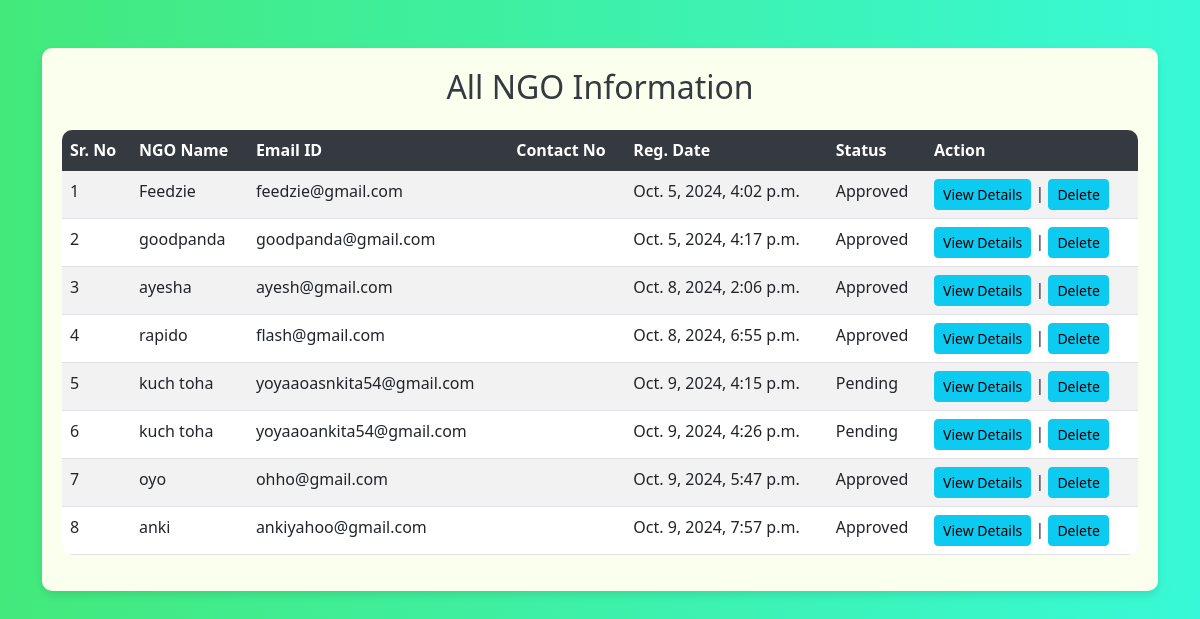
Screenshot of /all_ngo (signed in) with the database file from the repository.
### donation/models.py (models this page shows, shortened)
class NGO(models.Model):
    user = models.ForeignKey(User,on_delete=models.CASCADE)
    contact = models.CharField(null=True, max_length=10)
    address = models.CharField(null=True, max_length=300)
    userpic = models.FileField(null=True)
    idpic = models.FileField(null=True)
    aboutme = models.CharField(null=True, max_length=300)
    status = models.CharField(max_length=20, choices=[('Pending', 'Pending'), ('Approved', 'Approved'), ('Rejected', 'Rejected')], default='Pending')
    regdate = models.DateTimeField(auto_now_add=True)
    adminremark = models.CharField(null=True, max_length=300)
    updationdate = models.DateField(null=True)
    city = models.ForeignKey(City, on_delete=models.CASCADE, null=False)
    category = models.ManyToManyField(Category, related_name='ngos')

### donation/views.py (the view)
# urls.py: path("all_ngo",all_ngo,name="all_ngo"),
def all_ngo(request):
    if not request.user.is_authenticated:
        return redirect('admin_login')
    ngo = NGO.objects.all()
    return render(request,'all_ngo.html',locals())

### donation/templates/all_ngo.html (shortened to what this page needs)
<!DOCTYPE html>
<html lang="en">
<head>
    <link href="https://cdn.jsdelivr.net/npm/bootstrap@5.3.0-alpha3/dist/css/bootstrap.min.css" rel="stylesheet">
</head>
<body>
<div class="container mt-5">
    <div class="table-container">
        <h2 class="mb-4"> All NGO Information</h2>
        <table class="table table-striped table-hover">
            <thead class="table-dark">
                <tr>
                    <th scope="col">Sr. No</th>
                    <th scope="col">NGO Name</th>
                    <th scope="col">Email ID</th>
                    <th scope="col">Contact No</th>
                    <th scope="col">Reg. Date</th>
                    <th scope="col">Status</th>
                    <th scope="col">Action</th>
                </tr>
            </thead>
            <tbody>
                {% for i in ngo %}
                <tr>
                    <td>{{ forloop.counter }}</td>
                    <td>{{ i.user.first_name }}</td>
                    <td>{{ i.user.username }}</td>
                    <td>{{ i.contact_no }}</td>
                    <td>{{ i.regdate }}</td>
                    <td>{{ i.status }}</td>
                    <td>
                        <a href="{% url 'view_ngodetail' i.id %}" class="btn btn-info btn-sm">View Details</a>
                     |  {% if i.user.id %}
                            <a href="{% url 'delete_ngo' i.user.id %}" class="btn btn-info btn-sm"
                                onclick="return confirm('Are you sure?')">Delete</a>
                        {% else %}
                            <span class="btn btn-info btn-sm disabled">Delete</span>
                        {% endif %}
                    </td>
                </tr>
                {% empty %}
                <tr>
                    <td colspan="7" class="text-center">No NGOs found</td>
                </tr>
                {% endfor %}
            </tbody>
        </table>
    </div>
</div>
</body>
</html>

### donation/templates/all_ngo.html (style rules this page uses)
body { background-image: linear-gradient(to right, #43e97b 0%, #38f9d7 100%); }
.table-container { background-color: rgb(251, 255, 237); padding: 20px; border-radius: 10px; box-shadow: 0 4px 8px rgba(0, 0, 0, 0.1); }
.table { border-radius: 10px; overflow: hidden; }
.table th { background-color: #343a40; color: white; }
h2 { text-align: center; color: #343a40; }

### rows the page displays
NGO: user.first_name "Feedzie", user.username "feedzie@gmail.com", regdate "Oct. 5, 2024, 4:02 p.m.", status "Approved", shows "Delete"
NGO: user.first_name "goodpanda", user.username "goodpanda@gmail.com", regdate "Oct. 5, 2024, 4:17 p.m.", status "Approved", shows "Delete"
NGO: user.first_name "ayesha", user.username "ayesh@gmail.com", regdate "Oct. 8, 2024, 2:06 p.m.", status "Approved", shows "Delete"
NGO: user.first_name "rapido", user.username "flash@gmail.com", regdate "Oct. 8, 2024, 6:55 p.m.", status "Approved", shows "Delete"
NGO: user.first_name "kuch toha", user.username "yoyaaoasnkita54@gmail.com", regdate "Oct. 9, 2024, 4:15 p.m.", status "Pending", shows "Delete"
NGO: user.first_name "kuch toha", user.username "yoyaaoankita54@gmail.com", regdate "Oct. 9, 2024, 4:26 p.m.", status "Pending", shows "Delete"
NGO: user.first_name "oyo", user.username "ohho@gmail.com", regdate "Oct. 9, 2024, 5:47 p.m.", status "Approved", shows "Delete"
NGO: user.first_name "anki", user.username "ankiyahoo@gmail.com", regdate "Oct. 9, 2024, 7:57 p.m.", status "Approved", shows "Delete"
